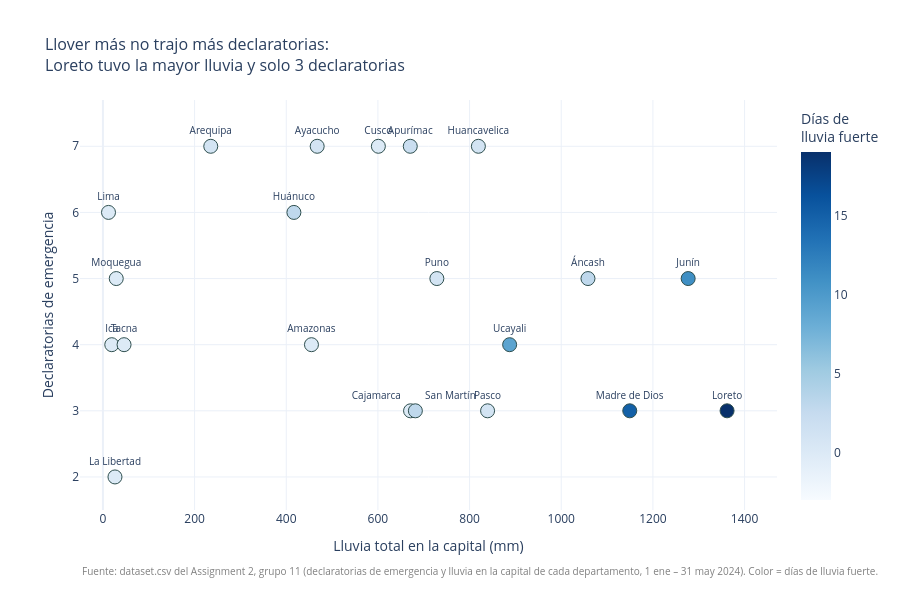

Write notebook code for a chart like this one.
### Markdown cell above
Con los 25 departamentos la correlación es 0.20; sin los 4 que no tuvieron declaratorias, es −0.14. En ambos casos está cerca de 0: no hay relación entre cuánto llovió y cuántas declaratorias hubo. Que el signo cambie al quitar solo 4 departamentos muestra que la relación es muy débil.

### Code cell
fig = px.scatter(
    dataset[(dataset["declaratorias"] > 0)], # Solo departamentos con al menos 1 declaratoria (quedan 21: salen Callao, Lambayeque, Piura y Tumbes)
    x="lluvia_total_mm", y="declaratorias",
    hover_name="departamento",                          # nombre del departamento al pasar el mouse
    hover_data={"capital": True, "prorrogas": True, "dias_lluvia_fuerte": True},
    text="departamento",                                # escribe el nombre al lado de cada punto
    color="dias_lluvia_fuerte",                         # el COLOR indica los días de lluvia fuerte...
    color_continuous_scale="Blues",                     # ...más oscuro = más días
    range_color=[-3, 19],                               # empieza en -3 para que los de 0 días no salgan blancos (invisibles)
    title="Llover más no trajo más declaratorias:<br>Loreto tuvo la mayor lluvia y solo 3 declaratorias",
    labels={"lluvia_total_mm": "Lluvia total en la capital (mm)",
            "declaratorias": "Declaratorias de emergencia",
            "dias_lluvia_fuerte": "Días de<br>lluvia fuerte",
            "capital": "Capital", "prorrogas": "Prórrogas"},
    height=600,
)
# Todos los puntos del mismo tamaño (14) y con borde gris, así ninguno desaparece
fig.update_traces(marker=dict(size=14, line=dict(width=1, color="DarkSlateGrey")),
                  textposition="top center", textfont_size=10)
# Cajamarca y San Martín están casi en el mismo punto: separamos sus nombres a izquierda y derecha
fig.for_each_trace(lambda t: t.update(textposition=[
    "top left" if d == "Cajamarca" else
    "top right" if d == "San Martín" else
    "top center"
    for d in t.text]))
# Un poco de margen en los ejes para que los puntos y nombres de los bordes no se corten
fig.update_xaxes(range=[-50, dataset["lluvia_total_mm"].max() * 1.08])
fig.update_yaxes(range=[1.5, 7.7])
fig.update_layout(template="plotly_white", title_font_size=16, margin=dict(b=90))
fig.add_annotation(text=FUENTE + " Color = días de lluvia fuerte.",
                   xref="paper", yref="paper", x=0, y=-0.17, showarrow=False,
                   font=dict(size=10, color="gray"), xanchor="left")
fig.show()

### Figure 1 — Plotly figure (JSON) as saved in the notebook; plotly's stock layout.template omitted (floating-point values rounded to 4 significant figures)
{"data": [{"customdata": [["Chachapoyas", 2, 0], ["Huaraz", 5, 3], ["Abancay", 4, 2], ["Arequipa", 6, 1], ["Ayacucho", 5, 1], ["Cajamarca", 3, 0], ["Cusco", 5, 0], ["Huancavelica", 4, 1], ["Huánuco", 3, 3], ["Ica", 3, 0], ["Huancayo", 1, 11], ["Trujillo", 3, 0], ["Huacho", 5, 0], ["Iquitos", 2, 19], ["Puerto Maldonado", 0, 15], ["Moquegua", 2, 0], ["Cerro de Pasco", 3, 1], ["Puno", 2, 1], ["Moyobamba", 4, 3], ["Tacna", 0, 0], ["Pucallpa", 0, 9]], "hovertemplate": "<b>%{hovertext}</b><br><br>Lluvia total en la capital (mm)=%{x}<br>Declaratorias de emergencia=%{y}<br>departamento=%{text}<br>Capital=%{customdata[0]}<br>Prórrogas=%{customdata[1]}<br>Días de<br>lluvia fuerte=%{marker.color}<extra></extra>", "hovertext": ["Amazonas", "Áncash", "Apurímac", "Arequipa", "Ayacucho", "Cajamarca", "Cusco", "Huancavelica", "Huánuco", "Ica", "Junín", "La Libertad", "Lima", "Loreto", "Madre de Dios", "Moquegua", "Pasco", "Puno", "San Martín", "Tacna", "Ucayali"], "legendgroup": "", "marker": {"color": [0, 3, 2, 1, 1, 0, 0, 1, 3, 0, 11, 0, 0, 19, 15, 0, 1, 1, 3, 0, 9], "coloraxis": "coloraxis", "line": {"color": "DarkSlateGrey", "width": 1}, "size": 14, "symbol": "circle"}, "mode": "markers+text", "name": "", "orientation": "v", "showlegend": false, "text": ["Amazonas", "Áncash", "Apurímac", "Arequipa", "Ayacucho", "Cajamarca", "Cusco", "Huancavelica", "Huánuco", "Ica", "Junín", "La Libertad", "Lima", "Loreto", "Madre de Dios", "Moquegua", "Pasco", "Puno", "San Martín", "Tacna", "Ucayali"], "textfont": {"size": 10}, "textposition": ["top center", "top center", "top center", "top center", "top center", "top left", "top center", "top center", "top center", "top center", "top center", "top center", "top center", "top center", "top center", "top center", "top center", "top center", "top right", "top center", "top center"], "type": "scatter", "x": [455.0, 1058.0, 670.6, 235.3, 467.5, 671.2, 601.0, 819.2, 416.7, 19.3, 1277.0, 26.3, 12.2, 1362.0, 1150.0, 29.1, 839.3, 728.6, 681.7, 46.1, 887.4], "xaxis": "x", "y": [4, 5, 7, 7, 7, 3, 7, 7, 6, 4, 5, 2, 6, 3, 3, 5, 3, 5, 3, 4, 4], "yaxis": "y"}], "layout": {"annotations": [{"font": {"color": "gray", "size": 10}, "showarrow": false, "text": "Fuente: dataset.csv del Assignment 2, grupo 11 (declaratorias de emergencia y lluvia en la capital de cada departamento, 1 ene – 31 may 2024). Color = días de lluvia fuerte.", "x": 0, "xanchor": "left", "xref": "paper", "y": -0.17, "yref": "paper"}], "coloraxis": {"cmax": 19, "cmin": -3, "colorbar": {"title": {"text": "Días de<br>lluvia fuerte"}}, "colorscale": [[0, "rgb(247,251,255)"], [0.125, "rgb(222,235,247)"], [0.25, "rgb(198,219,239)"], [0.375, "rgb(158,202,225)"], [0.5, "rgb(107,174,214)"], [0.625, "rgb(66,146,198)"], [0.75, "rgb(33,113,181)"], [0.875, "rgb(8,81,156)"], [1, "rgb(8,48,107)"]]}, "height": 600, "legend": {"tracegroupgap": 0}, "margin": {"b": 90}, "title": {"font": {"size": 16}, "text": "Llover más no trajo más declaratorias:<br>Loreto tuvo la mayor lluvia y solo 3 declaratorias"}, "xaxis": {"anchor": "y", "domain": [0, 1], "range": [-50, 1471.0], "title": {"text": "Lluvia total en la capital (mm)"}}, "yaxis": {"anchor": "x", "domain": [0, 1], "range": [1.5, 7.7], "title": {"text": "Declaratorias de emergencia"}}}}
